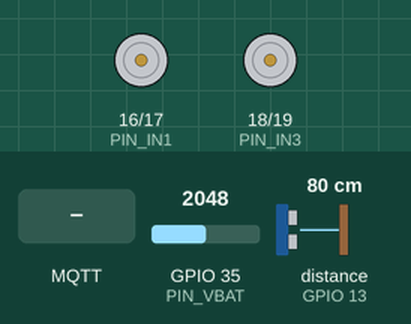
A sketch run on a simulated ESP32. On the bench: motor-driver pin pairs drawn as motors (green arrow = first pin HIGH = forward, orange = second pin HIGH = backward, longer = more drive, scaled by the enable pin). Wiring (inferred from the names in the program): ultrasonic range finder: trigger GPIO 12; echo GPIO 13. Inputs (shaded band) come from the test bench; at power-on: GPIO 35 (PIN_VBAT) = 2048, distance to the obstacle (sensor on GPIO 13) 80 cm. The echo pulse lasts 58.3 µs per cm; WiFi joins after 1.5 s; servers stay silent unless stated; no MQTT or app messages arrive unless stated; what the sketch prints to the serial monitor is not drawn.

Above: at 2.8 s.
2.9 s: MQTT message "forward" arrives on the first subscribed topic
At 3.2 s:
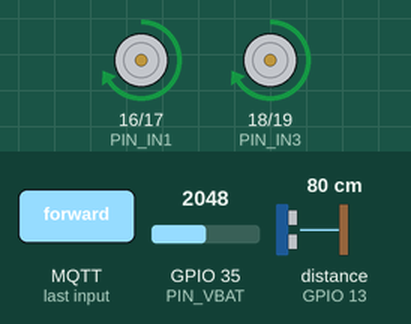
4.4 s: MQTT message "back" arrives on the first subscribed topic
At 5.6 s:
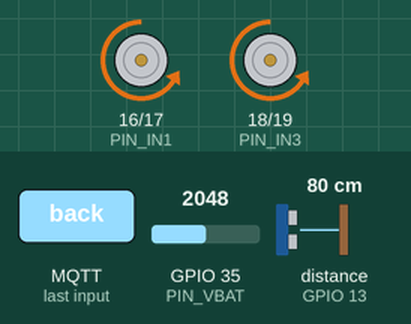
5.9 s: MQTT message "left" arrives on the first subscribed topic
At 6.7 s:
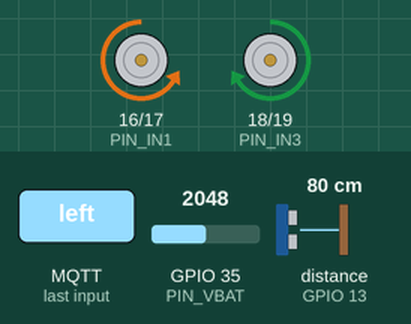
7.4 s: MQTT message "right" arrives on the first subscribed topic
At 7.8 s:
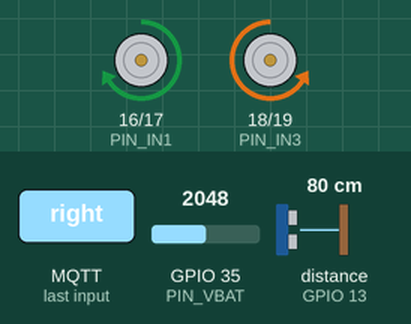
Timing chart, 0 to 9.9 s (numbered marks = the images above; inputs shaded):
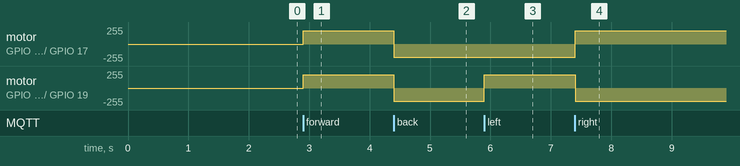

The sketch:

MainCode.ino
```cpp
#include <WiFi.h>
#include <PubSubClient.h>

#define WIFI_SSID       "TU_SSID"
#define WIFI_PASS       "TU_PASS"
#define MQTT_SERVER     "192.168.1.100"
#define MQTT_PORT       1883
#define CLIENT_ID       "esp32_tank_01"

#define PIN_IN1         16
#define PIN_IN2         17
#define PIN_IN3         18
#define PIN_IN4         19
#define PIN_ENA         25
#define PIN_ENB         26

#define PIN_TRIG        12
#define PIN_ECHO        13
#define PIN_VBAT        35

#define PWM_FREQ       2000
#define PWM_RES        8
#define CH_A           0
#define CH_B           1

#define MOTOR_A_FWD()   digitalWrite(PIN_IN1, HIGH); digitalWrite(PIN_IN2, LOW)
#define MOTOR_A_BACK()  digitalWrite(PIN_IN1, LOW);  digitalWrite(PIN_IN2, HIGH)
#define MOTOR_A_STOP()  digitalWrite(PIN_IN1, LOW);  digitalWrite(PIN_IN2, LOW)

#define MOTOR_B_FWD()   digitalWrite(PIN_IN3, HIGH); digitalWrite(PIN_IN4, LOW)
#define MOTOR_B_BACK()  digitalWrite(PIN_IN3, LOW);  digitalWrite(PIN_IN4, HIGH)
#define MOTOR_B_STOP()  digitalWrite(PIN_IN3, LOW);  digitalWrite(PIN_IN4, LOW)

#define MOTOR_A_PWM(val) ledcWrite(CH_A, val)
#define MOTOR_B_PWM(val) ledcWrite(CH_B, val)

#define ULTRASONIC_TRIGGER() digitalWrite(PIN_TRIG, HIGH)
#define ULTRASONIC_RESET()   digitalWrite(PIN_TRIG, LOW)
#define ULTRASONIC_READ()    digitalRead(PIN_ECHO)

WiFiClient espClient;
PubSubClient client(espClient);

unsigned long lastTelemetry = 0;

enum USState {US_IDLE, US_TRIGGER, US_WAIT_ECHO};
USState usState = US_IDLE;
unsigned long usStart = 0;
unsigned long echoStart = 0;
long lastDistance = -1;


void setupPins() {

  //abstraer hardware a macros
  pinMode(PIN_IN1, OUTPUT); pinMode(PIN_IN2, OUTPUT);
  pinMode(PIN_IN3, OUTPUT); pinMode(PIN_IN4, OUTPUT);
  ledcSetup(CH_A, PWM_FREQ, PWM_RES);
  ledcSetup(CH_B, PWM_FREQ, PWM_RES);
  ledcAttachPin(PIN_ENA, CH_A);
  ledcAttachPin(PIN_ENB, CH_B);

  pinMode(PIN_TRIG, OUTPUT);
  pinMode(PIN_ECHO, INPUT);
  ULTRASONIC_RESET();
}

void setup() {
  Serial.begin(115200);
  setupPins();

  WiFi.begin(WIFI_SSID, WIFI_PASS);
  Serial.print("Conectando WiFi");
  while (WiFi.status() != WL_CONNECTED) {
    delay(200); //refactorizar con millis
    Serial.print(".");
  }
  Serial.println(" OK");

  client.setServer(MQTT_SERVER, MQTT_PORT);
  client.setCallback(mqttCallback);
  reconnectMQTT();
}


void reconnectMQTT() {
  while (!client.connected()) {
    Serial.print("Conectando MQTT...");
    if (client.connect(CLIENT_ID)) {
      Serial.println(" OK");
      client.subscribe("tank/command");
    } else {
      Serial.print(" fallo, rc=");
      Serial.println(client.state());
      delay(1000); //refactorizar con millis
    }
  }
}

void mqttCallback(char* topic, byte* payload, unsigned int length) {
  String msg;
  for (unsigned int i = 0; i < length; i++) msg += (char)payload[i];
  Serial.print("CMD: "); Serial.println(msg);

  //refactorizar puede ser un swicht case
  if (msg.indexOf("forward") >= 0) driveForward(200);
  else if (msg.indexOf("back") >= 0) driveBack(200);
  else if (msg.indexOf("left") >= 0) turnLeft(200);
  else if (msg.indexOf("right") >= 0) turnRight(200);
  else if (msg.indexOf("stop") >= 0) stopMotors();
}


void driveForward(int pwm) {
  MOTOR_A_FWD(); MOTOR_B_FWD();
  MOTOR_A_PWM(pwm); MOTOR_B_PWM(pwm);
}
void driveBack(int pwm) {
  MOTOR_A_BACK(); MOTOR_B_BACK();
  MOTOR_A_PWM(pwm); MOTOR_B_PWM(pwm);
}
void turnLeft(int pwm) {
  MOTOR_A_BACK(); MOTOR_B_FWD();
  MOTOR_A_PWM(pwm); MOTOR_B_PWM(pwm);
}
void turnRight(int pwm) {
  MOTOR_A_FWD(); MOTOR_B_BACK();
  MOTOR_A_PWM(pwm); MOTOR_B_PWM(pwm);
}
void stopMotors() {
  MOTOR_A_STOP(); MOTOR_B_STOP();
  MOTOR_A_PWM(0); MOTOR_B_PWM(0);
}

//refactorizar
void handleUltrasonic() {
  unsigned long now = micros();

  switch (usState) {
    case US_IDLE:
      if (millis() - lastTelemetry > 500) { // cada 500ms
        ULTRASONIC_TRIGGER();
        usStart = now;
        usState = US_TRIGGER;
      }
      break;

    case US_TRIGGER:
      if (now - usStart >= 10) {
        ULTRASONIC_RESET();
        usStart = now;
        usState = US_WAIT_ECHO;
      }
      break;

    case US_WAIT_ECHO:
      if (ULTRASONIC_READ() == HIGH) {
        echoStart = now;
      } else if (echoStart > 0) {
        long duration = now - echoStart;
        lastDistance = duration * 0.034 / 2; // cm
        echoStart = 0;
        usState = US_IDLE;
      }
      break;
  }
}


void sendTelemetry() {
  int vRaw = analogRead(PIN_VBAT);
  float voltage = (vRaw / 4095.0) * 3.3 * 2.0;

  String payload = "{";
  payload += "\"distance\":" + String(lastDistance) + ",";
  payload += "\"voltage\":" + String(voltage, 2);
  payload += "}";
  client.publish("tank/telemetry/state", payload.c_str());
  Serial.println("Telemetry -> " + payload);
}

void loop() {
  if (!client.connected()) reconnectMQTT();
  client.loop();

  handleUltrasonic();

  unsigned long now = millis();
  if (now - lastTelemetry >= 2000) {
    sendTelemetry();
    lastTelemetry = now;
  }
}
```

Measured:
- after the input at 2.9 s, motor on GPIO 16 (PIN_IN1) / GPIO 17 (PIN_IN2), motor on GPIO 18 (PIN_IN3) / GPIO 19 (PIN_IN4): stopped → forward 199/255 at once
- after the input at 4.4 s, motor on GPIO 16 (PIN_IN1) / GPIO 17 (PIN_IN2), motor on GPIO 18 (PIN_IN3) / GPIO 19 (PIN_IN4): forward 199/255 → backward 199/255 at once
- after the input at 5.9 s, motor on GPIO 18 (PIN_IN3) / GPIO 19 (PIN_IN4): backward 199/255 → forward 199/255 at once
- after the input at 7.4 s, motor on GPIO 16 (PIN_IN1) / GPIO 17 (PIN_IN2): backward 199/255 → forward 199/255 at once; motor on GPIO 18 (PIN_IN3) / GPIO 19 (PIN_IN4): forward 199/255 → backward 199/255 at once
